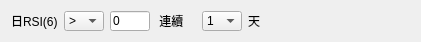
       <widget class="QWidget" name="widget_22" native="true">
        <property name="geometry">
         <rect>
          <x>0</x>
          <y>550</y>
          <width>421</width>
          <height>40</height>
         </rect>
        </property>
        <layout class="QHBoxLayout" name="horizontalLayout_133">
         <item>
          <layout class="QHBoxLayout" name="horizontalLayout_39">
           <item>
            <widget class="QLabel" name="label_90">
             <property name="text">
              <string>日RSI(6)</string>
             </property>
            </widget>
           </item>
           <item>
            <widget class="QComboBox" name="comboBox_40">
             <property name="sizePolicy">
              <sizepolicy hsizetype="Preferred" vsizetype="Fixed">
               <horstretch>0</horstretch>
               <verstretch>0</verstretch>
              </sizepolicy>
             </property>
             <property name="minimumSize">
              <size>
               <width>40</width>
               <height>20</height>
              </size>
             </property>
             <property name="maximumSize">
              <size>
               <width>40</width>
               <height>20</height>
              </size>
             </property>
             <item>
              <property name="text">
               <string>&gt;</string>
              </property>
             </item>
             <item>
              <property name="text">
               <string>&gt;=</string>
              </property>
             </item>
             <item>
              <property name="text">
               <string>&lt;</string>
              </property>
             </item>
             <item>
              <property name="text">
               <string>&lt;=</string>
              </property>
             </item>
             <item>
              <property name="text">
               <string>&lt;&gt;</string>
              </property>
             </item>
             <item>
              <property name="text">
               <string>=</string>
              </property>
             </item>
            </widget>
           </item>
           <item>
            <widget class="QLineEdit" name="lineEdit_13">
             <property name="sizePolicy">
              <sizepolicy hsizetype="Expanding" vsizetype="Fixed">
               <horstretch>0</horstretch>
               <verstretch>0</verstretch>
              </sizepolicy>
             </property>
             <property name="minimumSize">
              <size>
               <width>40</width>
               <height>20</height>
              </size>
             </property>
             <property name="maximumSize">
              <size>
               <width>40</width>
               <height>20</height>
              </size>
             </property>
             <property name="text">
              <string>0</string>
             </property>
            </widget>
           </item>
           <item>
            <widget class="QLabel" name="label_60">
             <property name="minimumSize">
              <size>
               <width>40</width>
               <height>20</height>
              </size>
             </property>
             <property name="maximumSize">
              <size>
               <width>40</width>
               <height>20</height>
              </size>
             </property>
             <property name="text">
              <string> 連續</string>
             </property>
            </widget>
           </item>
           <item>
            <widget class="QComboBox" name="comboBox_41">
             <property name="sizePolicy">
              <sizepolicy hsizetype="Preferred" vsizetype="Fixed">
               <horstretch>0</horstretch>
               <verstretch>0</verstretch>
              </sizepolicy>
             </property>
             <property name="minimumSize">
              <size>
               <width>40</width>
               <height>20</height>
              </size>
             </property>
             <property name="maximumSize">
              <size>
               <width>40</width>
               <height>20</height>
              </size>
             </property>
             <item>
              <property name="text">
               <string>1</string>
              </property>
             </item>
             <item>
              <property name="text">
               <string>2</string>
              </property>
             </item>
             <item>
              <property name="text">
               <string>3</string>
              </property>
             </item>
             <item>
              <property name="text">
               <string>4</string>
              </property>
             </item>
             <item>
              <property name="text">
               <string>5</string>
              </property>
             </item>
             <item>
              <property name="text">
               <string>6</string>
              </property>
             </item>
             <item>
              <property name="text">
               <string>7</string>
              </property>
             </item>
             <item>
              <property name="text">
               <string>8</string>
              </property>
             </item>
             <item>
              <property name="text">
               <string>9</string>
              </property>
             </item>
             <item>
              <property name="text">
               <string>10</string>
              </property>
             </item>
            </widget>
           </item>
           <item>
            <widget class="QLabel" name="label_61">
             <property name="minimumSize">
              <size>
               <width>40</width>
               <height>20</height>
              </size>
             </property>
             <property name="maximumSize">
              <size>
               <width>40</width>
               <height>20</height>
              </size>
             </property>
             <property name="text">
              <string>天</string>
             </property>
            </widget>
           </item>
          </layout>
         </item>
         <item>
          <spacer name="horizontalSpacer_23">
           <property name="orientation">
            <enum>Qt::Horizontal</enum>
           </property>
           <property name="sizeHint" stdset="0">
            <size>
             <width>40</width>
             <height>20</height>
            </size>
           </property>
          </spacer>
         </item>
        </layout>
       </widget>
